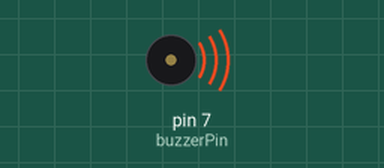
Recording of a sketch running on a simulated Arduino Uno, built with avr-gcc and run on an emulated ATmega328P. Shown: buzzer (waves = sounding, pin HIGH).

Above: at 0.5 s.
Timing chart, 0 to 4.6 s (numbered marks = the images above):
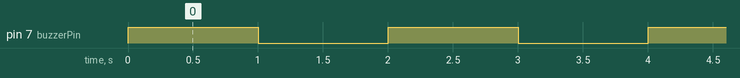

The sketch:

Buzzer.ino
```cpp
const int buzzerPin = 7;  // Define buzzer pin

void setup() {
  pinMode(buzzerPin, OUTPUT);  // Set buzzer pin as OUTPUT
}

void loop() {
  digitalWrite(buzzerPin, HIGH);  // Turn ON buzzer
  delay(1000);  // Wait for 1 second

  digitalWrite(buzzerPin, LOW);   // Turn OFF buzzer
  delay(1000);  // Wait for 1 second
}
```

Measured:
- by itself, pin 7 (buzzerPin): alternates HIGH for 1.0 s and LOW for 1.0 s
